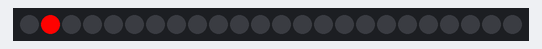
The sketch below on a simulated Arduino Uno, built with avr-gcc and run on an emulated ATmega328P. Shown: 24 RGB LEDs in strip order, left to right. Dim RGB values are drawn brighter than linear.

Above: at 0.05 s.
At 5.01 s:
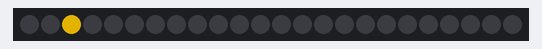
At 9.97 s:
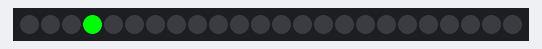
At 20.0 s:
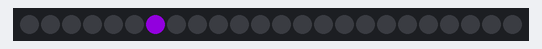
At 29.92 s:
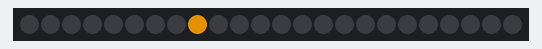
At 39.94 s:
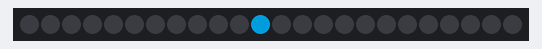

The sketch:

Animation.ino
```cpp
//Walk LED

#include "FastLED.h"

#define NUM_LEDS 24
#define DATA_PIN 6

CRGB leds[NUM_LEDS];

const int SPEED = 100;


void setup() {
  FastLED.addLeds<WS2811, DATA_PIN, GRB>(leds, NUM_LEDS);
  FastLED.clear();
  FastLED.show();
}

int i = 0;
void loop() {
  leds[i % NUM_LEDS] = CRGB::Black;
  leds[(i+1) % NUM_LEDS] = ColorFromPalette(RainbowColors_p, (i+1) % 255);
  FastLED.show();
  delay(SPEED);
  i++;
}
```
